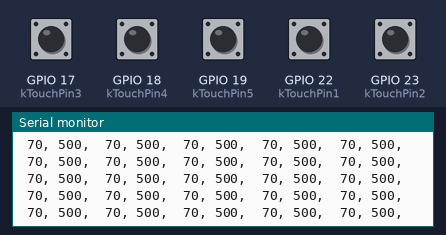
Recording of a sketch running on a simulated ESP32. On the bench: the last lines printed to the serial monitor. The inputs (shaded band) are chosen by the test bench; at power-on: GPIO 17 (kTouchPin3), GPIO 18 (kTouchPin4), GPIO 19 (kTouchPin5), GPIO 22 (kTouchPin1), GPIO 23 (kTouchPin2) HIGH.

Above: at 6.2 s.
6.3 s: GPIO 17 (kTouchPin3) pulled LOW for 0.2 s
At 6.56 s:
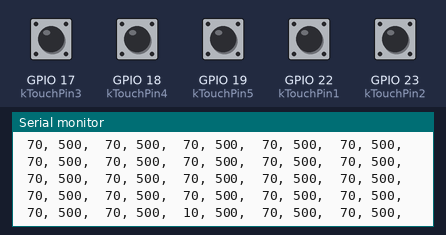
8.0 s: GPIO 18 (kTouchPin4) pulled LOW for 0.2 s
At 8.17 s:
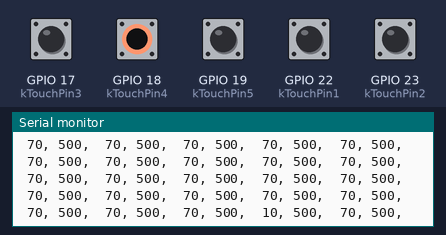
9.7 s: GPIO 19 (kTouchPin5) pulled LOW for 0.2 s
At 9.97 s:
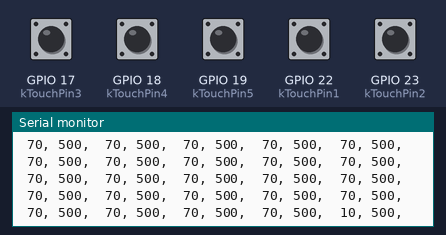
11.4 s: GPIO 22 (kTouchPin1) pulled LOW for 0.2 s
At 11.57 s:
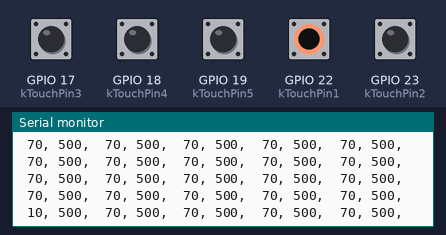
13.1 s: GPIO 23 (kTouchPin2) pulled LOW for 0.2 s
At 13.37 s:
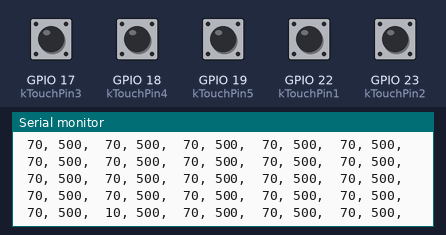
Timing chart, 0 to 15.8 s (numbered marks = the images above; inputs shaded):
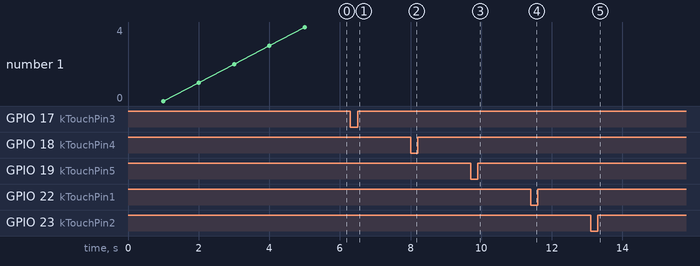

Measured:
- after the input at 6.3 s, the serial monitor: prints a new line after 0.11 s (image 1)
- after the input at 8.0 s, the serial monitor: prints a new line at once (image 2)
- after the input at 9.7 s, the serial monitor: prints a new line after 0.11 s (image 3)
- after the input at 11.4 s, the serial monitor: prints a new line at once (image 4)
- after the input at 13.1 s, the serial monitor: prints a new line after 0.12 s (image 5)

The sketch:

MultiTouchMonitor.ino
```cpp
#include "TouchSensor.h"

const int kTouchPin1 = 22;
const int kTouchPin2 = 23;
const int kTouchPin3 = 17;
const int kTouchPin4 = 18;
const int kTouchPin5 = 19;

// Touch sensors
const int kTouchPadCount = 5;
TouchSensor gTouchPads[kTouchPadCount] = {
  TouchSensor(kTouchPin1, 1000, 1800),
  TouchSensor(kTouchPin2, 1000, 2500),
  TouchSensor(kTouchPin3, 1400, 2800),
  TouchSensor(kTouchPin4,  900, 2100),
  TouchSensor(kTouchPin5, 1000, 1800)
};


void setup()
{
  Serial.begin(9600);
  Serial.println("Let's go!");
  for (int i = 0; i < kTouchPadCount; i++)
  {
    gTouchPads[i].setBaseline(1000);
    Serial.print(i);
    Serial.print(": ");
    Serial.print(gTouchPads[i].iLowerThreshold);
    Serial.print(" -> ");
    Serial.print(gTouchPads[i].iUpperThreshold);
    Serial.print(" ");
  }
  Serial.println();
}

void loop()
{
  // Read in the current touch values
  for (int i = 0; i < kTouchPadCount; i++)
  {
    gTouchPads[i].takeReading();
  }
  for (int j = 0; j < kTouchPadCount; j++)
  {
    if (gTouchPads[j].iLastReading < 1000)
      Serial.print(" ");
    Serial.print(gTouchPads[j].iLastReading);
    Serial.print(", ");
    if (gTouchPads[j].touched())
    {
      Serial.print("800, ");
    }
    else
    {
      Serial.print("500, ");
    }
  }
  Serial.println();
  delay(200);
}
```

TouchSensor.h
```cpp
// (licence header left out)
#ifndef TOUCHSENSOR_H
#define TOUCHSENSOR_H

class TouchSensor
{
public:
  TouchSensor(int aTouchPin, int aLowerThreshold, int aUpperThreshold)
    : iTouchPin(aTouchPin), iLowerThreshold(aLowerThreshold), iUpperThreshold(aUpperThreshold) {};
  // Spend aPeriod milliseconds getting a baseline reading
  void setBaseline(unsigned long aPeriod);
  // Set the upper reading threshold
  void setUpperLimit(int aThreshold) { iUpperThreshold = aThreshold; };
  // Take a raw reading from the touch sensor
  int readRaw();
  // Take a reading, mapped proportionally between aLowerRange and aUpperRange
  int readMapped(int aLowerRange, int aUpperRange);
  // Take a reading and store it locally
  void takeReading();
  // Return last reading, mapped proportionally between aLowerRange and aUpperRange
  int getMapped(int aLowerRange, int aUpperRange);
  // Return whether or not the touch sensor was being touched last time a reading was taken
  bool touched();
public:
  int iTouchPin;
  int iLowerThreshold;
  int iUpperThreshold;
  int iLastReading;
};

void TouchSensor::setBaseline(unsigned long aPeriod)
{
  unsigned long start = millis();
  float rollingAv = touchRead(iTouchPin);
  readRaw();
  readRaw();
  while (millis() < start+aPeriod)
  {
    rollingAv = rollingAv*0.999 + (readRaw()*0.001);
    delay(100);
  }
  iLowerThreshold = rollingAv;
  iUpperThreshold = rollingAv*1.3;
}

int TouchSensor::readRaw()
{
  return touchRead(iTouchPin);
}

int TouchSensor::readMapped(int aLowerRange, int aUpperRange)
{
  return map(constrain(readRaw(), iLowerThreshold, iUpperThreshold), iLowerThreshold, iUpperThreshold, aLowerRange, aUpperRange);
}

void TouchSensor::takeReading()
{
  iLastReading = readRaw();
}

int TouchSensor::getMapped(int aLowerRange, int aUpperRange)
{
  return map(constrain(iLastReading, iLowerThreshold, iUpperThreshold), iLowerThreshold, iUpperThreshold, aLowerRange, aUpperRange);
}

bool TouchSensor::touched()
{
  return iLastReading > iLowerThreshold + (iUpperThreshold-iLowerThreshold)*0.5;
}

#endif
```
